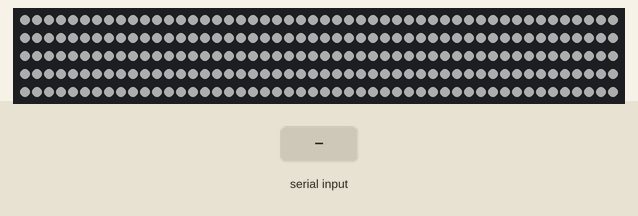
This sketch was run on a simulated Arduino Mega 2560, built with avr-gcc and run on an emulated ATmega2560. Parts: 250 RGB LEDs in strip order, left to right, continuing on the next row. The test bench sets the inputs (shaded band). Dim RGB values are drawn brighter than linear; random numbers use the default seed unless the sketch sets one.

Above: at 3.9 s.
9.0 s: "combat\n" received over Serial
At 9.18 s:
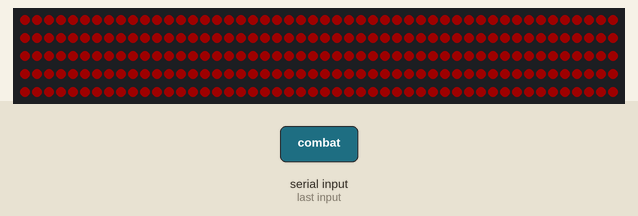
11.4 s: "taverne\n" received over Serial
At 12.98 s:
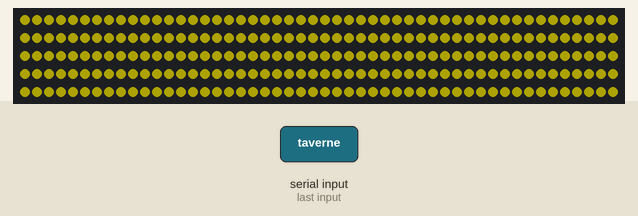
14.4 s: "laboratoire\n" received over Serial
At 14.9 s:
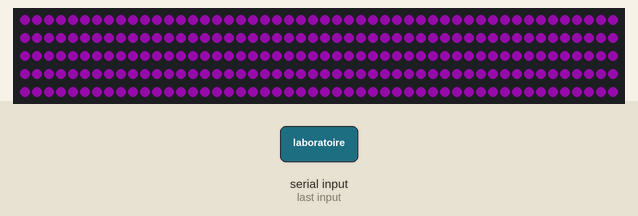
15.9 s: "montagne\n" received over Serial
At 16.3 s:
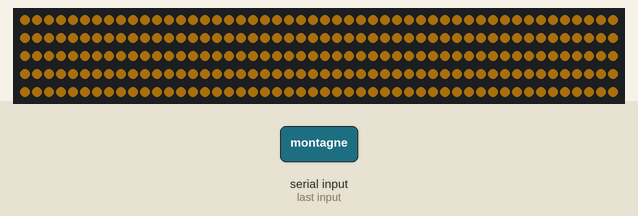
17.4 s: "pause\n" received over Serial
At 18.6 s:
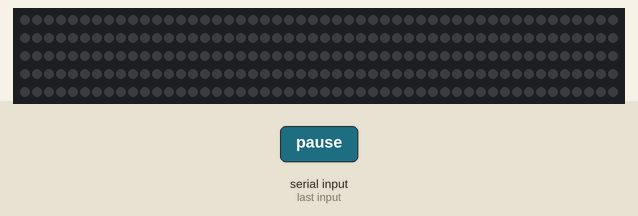
18.9 s: "play\n" received over Serial
At 19.7 s:
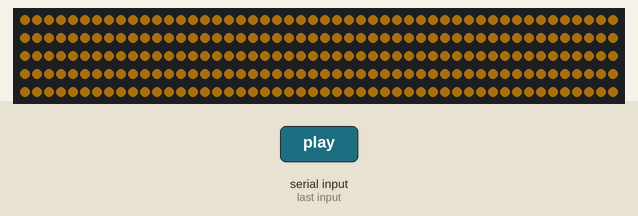

Measured:
- after the input at 9.0 s, the LEDs: change at once (image 1)
- after the input at 15.9 s, the LEDs: change at once (image 4)
- after the input at 17.4 s, the LEDs: change at once (image 5)
- after the input at 18.9 s, the LEDs: change at once (image 6)

The sketch:

arduino_code.ino
```cpp
// (licence header left out)
#include <FastLED.h>

#define LED_PIN     50
#define NUM_LEDS    250


int PreviousRed = 0;
int PreviousGreen = 0;
int PreviousBlue = 0;
String PreviousEffect = "";

bool ActiveFire = false;
bool ActiveCombat = false;
bool ActiveRiver = false;
bool ActiveTavern = false;


CRGB leds[NUM_LEDS];

void setup() {
  Serial.begin(9600);
  FastLED.addLeds<WS2812B, LED_PIN, GRB>(leds, NUM_LEDS);
  FastLED.setBrightness(50);
  for (int i = 0; i < 255; i++) {
    set_color(i, i, i);
    delay(5);
  }
  for (int i = 0; i < 255; i++) {
    set_color(255-i, 255-i, 255-i);
    delay(5);
  }
}

void loop() {

  if (Serial.available() > 0) {
    String description = Serial.readStringUntil('\n');

    ActiveFire = false;
    ActiveRiver = false;
    ActiveCombat = false;
    ActiveTavern = false;

    if (description.indexOf("play") >= 0) {
      play();
    }

    if (description.indexOf("pause") >= 0) {
      pause();
    }

    if (description.indexOf("rivière") >= 0) {
      PreviousEffect = "River";
      ActiveRiver = true;
      pause();
    }

    if (description.indexOf("combat") >= 0) {
      PreviousEffect = "Combat";
      ActiveCombat = true;
    }

    if (description.indexOf("feu") >= 0) {
      PreviousEffect = "Fire";
      ActiveFire = true;
    }

    if (description.indexOf("taverne") >= 0) {
      PreviousEffect = "Tavern";
      ActiveTavern = true;
    }

    if (description.indexOf("forêt") >= 0) {
      set_color(0, 225, 0);
    }
    if (description.indexOf("montagne") >= 0) {
      set_color(222, 148, 18);
    }
    if (description.indexOf("laboratoire") >= 0) {
      set_color(200, 18, 222);
    }
    if (description.indexOf("océan") >= 0) {
      set_color(0, 74, 231);
    }
    if (description.indexOf("enfer") >= 0) {
      set_color(228, 86, 0);
    }
    if (description.indexOf("marais") >= 0) {
      set_color(30, 30, 30);
    }
    if (description.indexOf("église") >= 0) {
      set_color(255, 250, 155);
    }
    if (description.indexOf("jungle") >= 0) {
      set_color(62, 250, 69);
    }
    if (description.indexOf("plaine") >= 0) {
      set_color(213, 225, 22);
    }
    if (description.indexOf("prison") >= 0) {
      set_color(50, 50, 50);
    }
    if (description.indexOf("désert") >= 0) {
      set_color(255, 255, 0);
    }

    if (description.indexOf("nuit") >= 0) {
      set_color(PreviousRed / 4, PreviousGreen / 4, PreviousBlue / 4);
    }

    if (description.indexOf("sinistre") >= 0) {
      set_color(PreviousRed / 2, PreviousGreen / 2, PreviousBlue / 2);
    }
  }

  if (ActiveTavern) {
    simulate_tavern_effect();
    FastLED.show();
  }

  if (ActiveRiver) {
    simulate_river_effect();
    FastLED.show();
  }

  if (ActiveCombat) {
    simulate_combat_effect();
    FastLED.show();
  }

  if (ActiveFire) {
    simulate_fire_effect();
    FastLED.show();
  }
}


void set_color(uint8_t red, uint8_t green, uint8_t blue) {
  PreviousRed = red;
  PreviousGreen = green;
  PreviousBlue = blue;
  PreviousEffect = "Static";

  for (int i = 0; i < NUM_LEDS; i++) {
    leds[i] = CRGB(red, green, blue);
  }
  FastLED.show();
}


void pause() {
  for (int i = 0; i < NUM_LEDS; i++) {
    leds[i] = CRGB(0, 0, 0);
  }
  FastLED.show();
}


void play() {
  if (PreviousEffect == "Static") {
    for (int i = 0; i < NUM_LEDS; i++) {
      leds[i] = CRGB(PreviousRed, PreviousGreen, PreviousBlue);
    }
  }
  else {
    if (PreviousEffect == "River") {
      ActiveRiver = true;
    }
    if (PreviousEffect == "Combat") {
      ActiveCombat = true;
    }
    if (PreviousEffect == "Tavern") {
      ActiveTavern = true;
    }
    if (PreviousEffect == "Fire") {
      ActiveFire = true;
    }
  }
  FastLED.show();
}


void simulate_river_effect() {
  float wave_length = 10.0;
  static int led_variation = 0;
  static bool increasing_river = false;

  leds[0] = CRGB(0, 0, (sin(led_variation / wave_length) + 1) * 127.5);

  for (int i = NUM_LEDS - 1; i > 0; i--) {
    leds[i] = leds[i - 1];
  }
  delay(40);

  if (increasing_river == true) {
    led_variation += 1;
    if (led_variation >= 255) {
      increasing_river = false;
    }
  } else {
    led_variation -= 1;
    if (led_variation <= 0) {
      increasing_river = true;
    }
  }
}


void simulate_tavern_effect() {
  static uint8_t blendFactor = 0;
  static bool increasing = true;


  CRGB blendedColor = blend(CRGB::Yellow, CRGB(255, 80, 0), blendFactor);

  fill_solid(leds, NUM_LEDS, blendedColor);


  if (increasing) {
    blendFactor++;
    if (blendFactor >= 255) increasing = false;
  } else {
    blendFactor--;
    if (blendFactor <= 0) increasing = true;
  }

  delay(50);
}


void simulate_combat_effect() {
  static uint8_t intensity = 150;
  static bool increasing_combat = true;

  if (increasing_combat == true) {
    intensity += 5;
    if (intensity >= 255) {
      increasing_combat = false;
    }
  } else {
    intensity -= 5;
    if (intensity <= 0) {
      increasing_combat = true;
    }
  }

  for (int i = 0; i < NUM_LEDS; i++) {
    leds[i] = CRGB(intensity, 0, 0);
  }

  delay(20);
}


void simulate_fire_effect() {
  for (int i = 0; i<NUM_LEDS; i++) {
    leds[i] = CRGB(random(150, 255), random(0, 75), 0);
  }

  delay(10);
}
```
